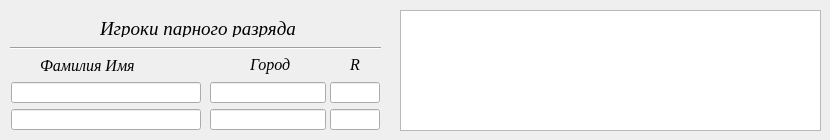
      <widget class="QWidget" name="tab_10">
       <attribute name="title">
        <string>Списки</string>
       </attribute>
       <widget class="QLineEdit" name="lineEdit_city_pl2">
        <property name="geometry">
         <rect>
          <x>210</x>
          <y>109</y>
          <width>116</width>
          <height>21</height>
         </rect>
        </property>
        <property name="sizePolicy">
         <sizepolicy hsizetype="Fixed" vsizetype="Fixed">
          <horstretch>0</horstretch>
          <verstretch>0</verstretch>
         </sizepolicy>
        </property>
        <property name="font">
         <font>
          <family>Times New Roman</family>
          <pointsize>10</pointsize>
         </font>
        </property>
       </widget>
       <widget class="QLineEdit" name="r_pl2">
        <property name="geometry">
         <rect>
          <x>330</x>
          <y>109</y>
          <width>50</width>
          <height>21</height>
         </rect>
        </property>
        <property name="sizePolicy">
         <sizepolicy hsizetype="Fixed" vsizetype="Fixed">
          <horstretch>0</horstretch>
          <verstretch>0</verstretch>
         </sizepolicy>
        </property>
        <property name="font">
         <font>
          <family>Times New Roman</family>
          <pointsize>10</pointsize>
         </font>
        </property>
       </widget>
       <widget class="QLabel" name="label_player_1">
        <property name="geometry">
         <rect>
          <x>100</x>
          <y>20</y>
          <width>251</width>
          <height>17</height>
         </rect>
        </property>
        <property name="font">
         <font>
          <family>Times New Roman</family>
          <pointsize>14</pointsize>
          <italic>true</italic>
         </font>
        </property>
        <property name="text">
         <string>Игроки парного разряда</string>
        </property>
       </widget>
       <widget class="QLineEdit" name="r_pl1">
        <property name="geometry">
         <rect>
          <x>330</x>
          <y>82</y>
          <width>50</width>
          <height>21</height>
         </rect>
        </property>
        <property name="sizePolicy">
         <sizepolicy hsizetype="Preferred" vsizetype="Fixed">
          <horstretch>0</horstretch>
          <verstretch>0</verstretch>
         </sizepolicy>
        </property>
        <property name="font">
         <font>
          <family>Times New Roman</family>
          <pointsize>10</pointsize>
         </font>
        </property>
       </widget>
       <widget class="QLineEdit" name="lineEdit_city_pl1">
        <property name="geometry">
         <rect>
          <x>210</x>
          <y>82</y>
          <width>116</width>
          <height>21</height>
         </rect>
        </property>
        <property name="sizePolicy">
         <sizepolicy hsizetype="Fixed" vsizetype="Fixed">
          <horstretch>0</horstretch>
          <verstretch>0</verstretch>
         </sizepolicy>
        </property>
        <property name="font">
         <font>
          <family>Times New Roman</family>
          <pointsize>10</pointsize>
         </font>
        </property>
       </widget>
       <widget class="QLineEdit" name="lineEdit_pl1_double">
        <property name="geometry">
         <rect>
          <x>11</x>
          <y>82</y>
          <width>190</width>
          <height>21</height>
         </rect>
        </property>
        <property name="sizePolicy">
         <sizepolicy hsizetype="Preferred" vsizetype="Fixed">
          <horstretch>0</horstretch>
          <verstretch>0</verstretch>
         </sizepolicy>
        </property>
        <property name="font">
         <font>
          <family>Times New Roman</family>
          <pointsize>10</pointsize>
         </font>
        </property>
       </widget>
       <widget class="QLineEdit" name="lineEdit_pl2_double">
        <property name="geometry">
         <rect>
          <x>11</x>
          <y>109</y>
          <width>190</width>
          <height>21</height>
         </rect>
        </property>
        <property name="sizePolicy">
         <sizepolicy hsizetype="Preferred" vsizetype="Fixed">
          <horstretch>0</horstretch>
          <verstretch>0</verstretch>
         </sizepolicy>
        </property>
        <property name="font">
         <font>
          <family>Times New Roman</family>
          <pointsize>10</pointsize>
         </font>
        </property>
       </widget>
       <widget class="QListWidget" name="listWidget_double">
        <property name="geometry">
         <rect>
          <x>400</x>
          <y>10</y>
          <width>421</width>
          <height>121</height>
         </rect>
        </property>
       </widget>
       <widget class="QLabel" name="label_player_2">
        <property name="geometry">
         <rect>
          <x>40</x>
          <y>56</y>
          <width>111</width>
          <height>19</height>
         </rect>
        </property>
        <property name="font">
         <font>
          <family>Times New Roman</family>
          <pointsize>12</pointsize>
          <italic>true</italic>
         </font>
        </property>
        <property name="text">
         <string>Фамилия Имя</string>
        </property>
       </widget>
       <widget class="QLabel" name="label_player_3">
        <property name="geometry">
         <rect>
          <x>250</x>
          <y>55</y>
          <width>52</width>
          <height>19</height>
         </rect>
        </property>
        <property name="font">
         <font>
          <family>Times New Roman</family>
          <pointsize>12</pointsize>
          <italic>true</italic>
         </font>
        </property>
        <property name="text">
         <string>Город</string>
        </property>
       </widget>
       <widget class="QLabel" name="label_player_4">
        <property name="geometry">
         <rect>
          <x>350</x>
          <y>55</y>
          <width>16</width>
          <height>19</height>
         </rect>
        </property>
        <property name="font">
         <font>
          <family>Times New Roman</family>
          <pointsize>12</pointsize>
          <italic>true</italic>
         </font>
        </property>
        <property name="text">
         <string>R</string>
        </property>
       </widget>
       <widget class="Line" name="line_2">
        <property name="geometry">
         <rect>
          <x>10</x>
          <y>40</y>
          <width>371</width>
          <height>16</height>
         </rect>
        </property>
        <property name="orientation">
         <enum>Qt::Horizontal</enum>
        </property>
       </widget>
      </widget>
